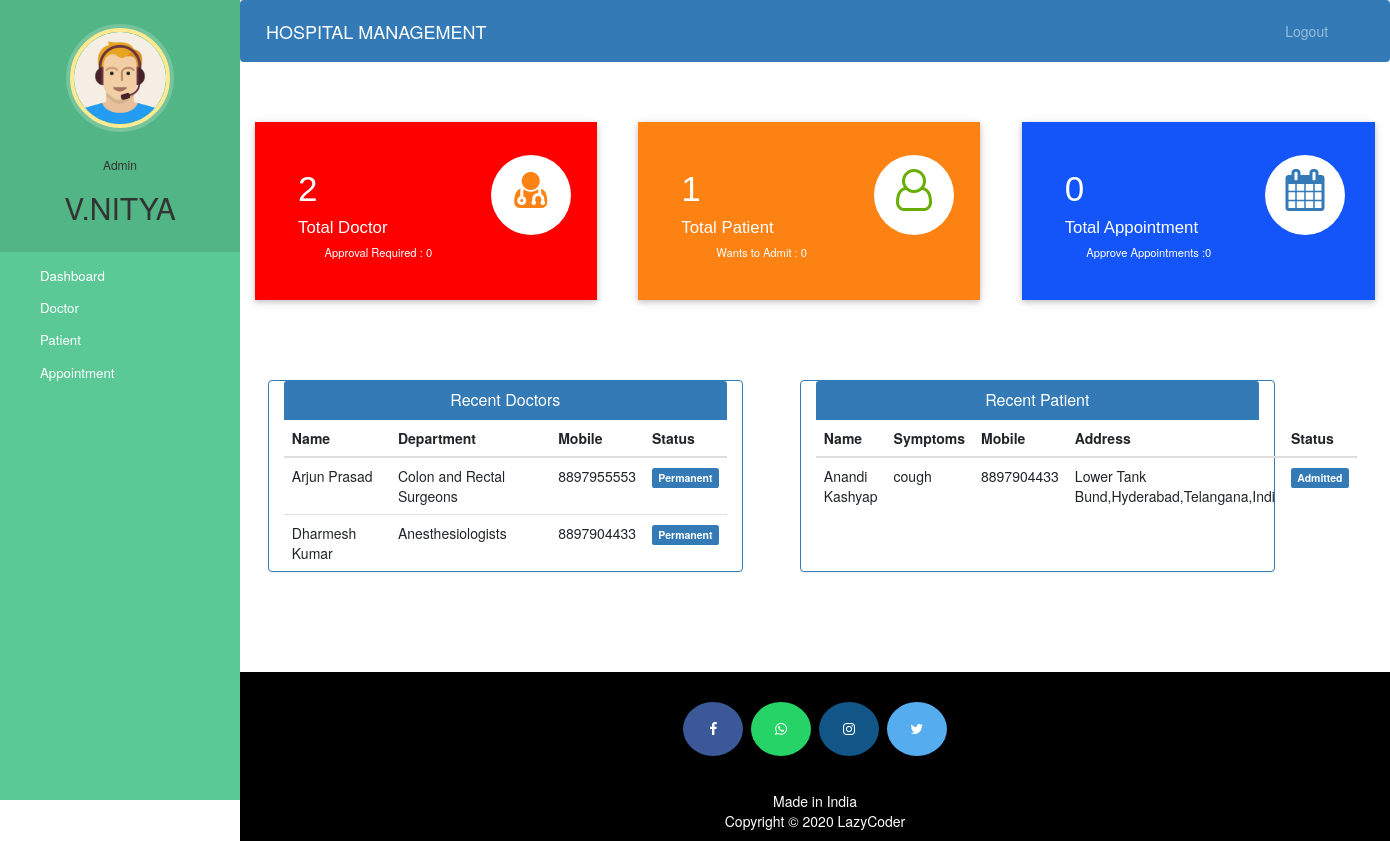
Page /admin-dashboard (signed in) on the committed database.
### hospital/models.py (models this page shows, shortened)
class Doctor(models.Model):
    user=models.OneToOneField(User,on_delete=models.CASCADE)
    profile_pic= models.ImageField(upload_to='profile_pic/DoctorProfilePic/',null=True,blank=True)
    address = models.CharField(max_length=40)
    mobile = models.CharField(max_length=20,null=True)
    department= models.CharField(max_length=50,choices=departments,default='Cardiologist')
    status=models.BooleanField(default=False)
    @property
    def get_name(self):
        return self.user.first_name+" "+self.user.last_name

class Patient(models.Model):
    user=models.OneToOneField(User,on_delete=models.CASCADE)
    profile_pic= models.ImageField(upload_to='profile_pic/PatientProfilePic/',null=True,blank=True)
    address = models.CharField(max_length=40)
    mobile = models.CharField(max_length=20,null=False)
    symptoms = models.CharField(max_length=100,null=False)
    assignedDoctorId = models.PositiveIntegerField(null=True)
    admitDate=models.DateField(auto_now=True)
    status=models.BooleanField(default=False)
    @property
    def get_name(self):
        return self.user.first_name+" "+self.user.last_name

### hospital/views.py (the view)
# urls.py: path('admin-dashboard', views.admin_dashboard_view,name='admin-dashboard'),
@login_required(login_url='adminlogin')
@user_passes_test(is_admin)
def admin_dashboard_view(request):
    doctors = models.Doctor.objects.all().order_by('-id')
    patients = models.Patient.objects.all().order_by('-id')
    doctorcount = models.Doctor.objects.all().filter(status=True).count()
    pendingdoctorcount = models.Doctor.objects.all().filter(status=False).count()
    patientcount = models.Patient.objects.all().filter(status=True).count()
    pendingpatientcount = models.Patient.objects.all().filter(status=False).count()
    appointmentcount = models.Appointment.objects.all().filter(status=True).count()
    pendingappointmentcount = models.Appointment.objects.all().filter(status=False).count()
    mydict = {
        'doctors': doctors,
        'patients': patients,
        'doctorcount': doctorcount,
        'pendingdoctorcount': pendingdoctorcount,
        'patientcount': patientcount,
        'pendingpatientcount': pendingpatientcount,
        'appointmentcount': appointmentcount,
        'pendingappointmentcount': pendingappointmentcount,
    }
    return render(request, 'hospital/admin_dashboard.html', context=mydict)

### hospital/views.py (called while the page is built)
def is_admin(user):
    return user.groups.filter(name='ADMIN').exists()

### templates/hospital/admin_dashboard.html
{% extends 'hospital/admin_base.html' %}
{% load static %}
{% block content %}
{%include 'hospital/admin_dashboard_cards.html'%}
<br><br><br><br>
<div class="container">
  <div class="row">
    <div class="panel panel-primary col-md-5" style="margin-left:2%;">
      <div class="panel-heading" style="text-align:center;">
        <h6 class="panel-title">Recent Doctors</h6>
      </div>
      <table class="table table-hover" id="dev-table">
        <thead>
          <tr>
            <th>Name</th>
            <th>Department</th>
            <th>Mobile</th>
            <th>Status</th>
          </tr>
        </thead>
        {% for d in doctors %}
        <tr>
          <td> {{d.get_name}}</td>
          <td>{{d.department}}</td>
          <td>{{d.mobile}}</td>
          {%if d.status%}
          <td> <span class="label label-primary">Permanent</span></td>
          {% else %}
          <td> <span class="label label-success">On Hold</span></td>
          {% endif %}
        </tr>
        {% endfor %}
      </table>
    </div>
    <div class="panel panel-primary col-md-5" style="margin-left:5%;">
      <div class="panel-heading" style="text-align:center;">
        <h6 class="panel-title">Recent Patient</h6>
      </div>
      <table class="table table-hover" id="dev-table">
        <thead>
          <tr>
            <th>Name</th>
            <th>Symptoms</th>
            <th>Mobile</th>
            <th>Address</th>
            <th>Status</th>
          </tr>
        </thead>
        {% for p in patients %}
        <tr>
          <td> {{p.get_name}}</td>
          <td>{{p.symptoms}}</td>
          <td>{{p.mobile}}</td>
          <td>{{p.address}}</td>
          {%if p.status%}
          <td> <span class="label label-primary">Admitted</span></td>
          {% else %}
          <td> <span class="label label-success">On Hold</span></td>
          {% endif %}
        </tr>
        {% endfor %}
      </table>
    </div>
  </div>
</div>
{% endblock content %}

### templates/hospital/admin_base.html (shortened to what this page needs)
<!DOCTYPE html>
{% load static %}
<html lang="en">
<head>
  <link rel="stylesheet" href="https://stackpath.bootstrapcdn.com/bootstrap/4.3.1/css/bootstrap.min.css">
  <link rel="stylesheet" href="https://maxcdn.bootstrapcdn.com/font-awesome/4.7.0/css/font-awesome.min.css">
  <link rel="stylesheet" href="{% static '/style.css' %}">
</head>
<body>
  <nav class="menu" tabindex="0">
    <header class="avatar">
      <img src="{% static "images/adminpropic.png" %}" />
      <br><br>
      <h6>Admin</h6>
      <h2>{{request.user.first_name}}</h2>
    </header>
    <ul>
      <li tabindex="0" class="icon-dashboard"> <a style="color:white; text-decoration:none;" href="/admin-dashboard"><span>Dashboard</span></a> </li>
      <li tabindex="0" class="icon-customers"> <a style="color:white; text-decoration:none;" href="/admin-doctor"><span>Doctor</span></a></li>
      <li tabindex="0" class="icon-users"> <a style="color:white; text-decoration:none;" href="/admin-patient"><span>Patient</span></a></li>
      <li tabindex="0" class="icon-calendar"> <a style="color:white; text-decoration:none;" href="/admin-appointment"><span>Appointment</span></a></li>
    </ul>
  </nav>
  <main>
    <div class="bs-example">
      <nav class="navbar navbar-expand-md  navbar-dark fixed-top" style="background:#337AB7;">
        <a href="/admin-dashboard" class="navbar-brand">HOSPITAL MANAGEMENT</a>
        <div class="collapse navbar-collapse justify-content-between" id="navbarCollapse">
          <div class="navbar-nav" style=" margin-left: 90%;">
            <a href="/logout" class="nav-item nav-link">Logout</a>
          </div>
        </div>
      </nav>
    </div>
    <br><br>
    {% block content %}
    {% endblock content %}
    <br><br><br><br>
    <footer>
      <p>
        <a id="ftr" href="https://facebook.com/sumit.luv/" class="fa fa-facebook"></a>
        <a id="ftr" href="https://api.whatsapp.com/send?phone=919572181024&text=Hello%20Sumit.%0d%0aHow%20are%20you%20%3f%0d%0aI%20came%20from%20your%20website.&source=&data=#" class="fa fa-whatsapp"></a>
        <a id="ftr" href="https://instagram.com/sumit.luv" class="fa fa-instagram"></a>
        <a id="ftr" href="https://twitter.com/sumitkumar1503" class="fa fa-twitter"></a>
      </p>
      <br>
      <div class="container">
        <div class="row">
          <div class="col-md-12 col-sm-12">
            <div style="color:#ffffff;" class="wow fadeInUp footer-copyright">
              <p>Made in India <br>
                Copyright &copy; 2020 LazyCoder </p>
            </div>
          </div>
        </div>
      </div>
    </footer>
  </main>
</body>
</html>

### templates/hospital/admin_dashboard_cards.html (shortened to what this page needs)
<!DOCTYPE html>
<html lang="en" dir="ltr">
<head>
  <link rel="stylesheet" href="https://maxcdn.bootstrapcdn.com/bootstrap/3.4.1/css/bootstrap.min.css">
  <link rel="stylesheet" href="https://cdnjs.cloudflare.com/ajax/libs/font-awesome/4.7.0/css/font-awesome.min.css">
</head>
<body>
  <div class="market-updates">
    <div class="col-md-4 market-update-gd">
      <div class="market-update-block clr-block-1">
        <div class="col-md-8 market-update-left">
          <h3>{{doctorcount}}</h3>
          <h4>Total Doctor</h4>
          <p>Approval Required : {{pendingdoctorcount}}</p>
        </div>
        <div class="col-md-4 market-update-right">
          <i class="fa fa-user-md"></i>
        </div>
        <div class="clearfix"> </div>
      </div>
    </div>
    <div class="col-md-4 market-update-gd">
      <div class="market-update-block clr-block-2">
        <div class="col-md-8 market-update-left">
          <h3>{{patientcount}}</h3>
          <h4>Total Patient</h4>
          <p>Wants to Admit : {{pendingpatientcount}}</p>
        </div>
        <div class="col-md-4 market-update-right">
          <i class="fa fa-user-o"></i>
        </div>
        <div class="clearfix"> </div>
      </div>
    </div>
    <div class="col-md-4 market-update-gd">
      <div class="market-update-block clr-block-3">
        <div class="col-md-8 market-update-left">
          <h3>{{appointmentcount}}</h3>
          <h4>Total Appointment</h4>
          <p>Approve Appointments :{{pendingappointmentcount}} </p>
        </div>
        <div class="col-md-4 market-update-right">
          <i class="fa fa-calendar"> </i>
        </div>
        <div class="clearfix"> </div>
      </div>
    </div>
  </div>
</body>
</html>

### static/style.css (style rules this page uses)
body { padding-left: 240px; }
main { position: relative; height: 100vh; }
.menu { background: #5bc995; height: 100vh; width: 240px; position: fixed; top: 0px; left: 0; z-index: 5; outline: none; }
.menu .avatar { background: rgba(0, 0, 0, 0.1); padding: 2em 0.5em; text-align: center; }
.menu .avatar img { width: 100px; border-radius: 50%; overflow: hidden; border: 4px solid #ffea92; box-shadow: 0 0 0 4px rgba(255, 255, 255, 0.2); }
.menu .avatar h2 { font-weight: normal; margin-bottom: 0; }
.menu ul { list-style: none; padding: 0.5em 0; margin: 0; }
.menu ul li { padding: 0.5em 1em 0.5em 3em; font-size: 0.95em; font-weight: regular; background-repeat: no-repeat; background-position: left 15px center; background-size: auto 20px; transition: all 0.15s linear; cursor: pointer; }
.menu ul li.icon-dashboard { background-image: url("http://www.entypo.com/images//gauge.svg"); }
.menu ul li.icon-customers { background-image: url("http://www.entypo.com/images//briefcase.svg"); }
.menu ul li.icon-users { background-image: url("http://www.entypo.com/images//users.svg"); }
.menu ul li.icon-calendar { background-image: url("http://www.entypo.com/images//calendar.svg"); }

### templates/hospital/admin_base.html (style rules this page uses)
a:link { text-decoration: none; }
a { color: white; }
footer { padding: 0px 0px 0px 0px; background-color: black; margin: 0px; }
#ftr { padding: 20px; }
.fa { font-size: 23px; width: 60px; text-align: center; text-decoration: none; margin: 5px 2px; border-radius: 50%; }
.fa-facebook { background: #3B5998; color: white; margin-top: 30px; }
.fa-whatsapp { background: #25d366; color: white; }
.fa-twitter { background: #55ACEE; color: white; }
.fa-instagram { background: #125688; color: white; }
p { text-align: center; }
body { padding-left: 240px; }
main { position: relative; height: 100vh; }
.menu { background: #5bc995; height: 100vh; width: 240px; position: fixed; top: 0px; left: 0; z-index: 5; outline: none; }
.menu .avatar { background: rgba(0, 0, 0, 0.1); padding: 2em 0.5em; text-align: center; }
.menu .avatar img { width: 100px; border-radius: 50%; overflow: hidden; border: 4px solid #ffea92; box-shadow: 0 0 0 4px rgba(255, 255, 255, 0.2); }
.menu .avatar h2 { font-weight: normal; margin-bottom: 0; }
.menu ul { list-style: none; padding: 0.5em 0; margin: 0; }
.menu ul li { padding: 0.5em 1em 0.5em 3em; font-size: 0.95em; font-weight: regular; background-repeat: no-repeat; background-position: left 15px center; background-size: auto 20px; transition: all 0.15s linear; cursor: pointer; }
.menu ul li.icon-dashboard { background-image: url("http://www.entypo.com/images//gauge.svg"); }
.menu ul li.icon-customers { background-image: url("http://www.entypo.com/images//briefcase.svg"); }
.menu ul li.icon-users { background-image: url("http://www.entypo.com/images//users.svg"); }
.menu ul li.icon-calendar { background-image: url("http://www.entypo.com/images//calendar.svg"); }

### rows in the picture
Doctor: get_name "Arjun Prasad", department "Colon and Rectal Surgeons", mobile "8897955553", status "Permanent"
Doctor: get_name "Dharmesh Kumar", department "Anesthesiologists", mobile "8897904433", status "Permanent"
Patient: get_name "Anandi Kashyap", symptoms "cough", mobile "8897904433", address "Lower Tank Bund,Hyderabad,Telangana,Indi", status "Admitted"

### other values in the picture
{{ request.user.first_name }} "V.NITYA"
{{ doctorcount }} "2"
{{ pendingdoctorcount }} "0"
{{ patientcount }} "1"
{{ pendingpatientcount }} "0"
{{ appointmentcount }} "0"
{{ pendingappointmentcount }} "0"
